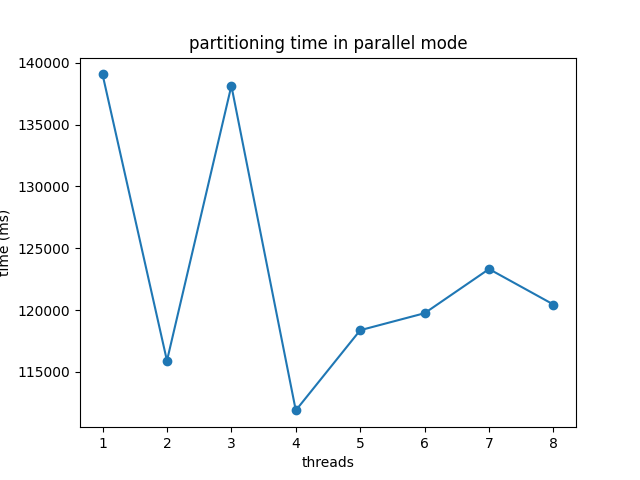

Reproduce this figure in Python.
import matplotlib.pyplot as plt

# Dati di esempio
x = [1, 2, 3, 4, 5, 6, 7 ,8]
y = [
139063.71,
115897.55,
138143.47,
111878.81,
118366.91,
119743.65,
123317.17,
120445.5



]

# Creazione del grafico con linea che unisce i punti
plt.plot(x, y, marker='o', linestyle='-')

# Aggiunta di etichette agli assi e titolo al grafico
plt.xlabel('threads')
plt.ylabel('time (ms)')
plt.title('partitioning time in parallel mode')

# Mostra il grafico
plt.show()
